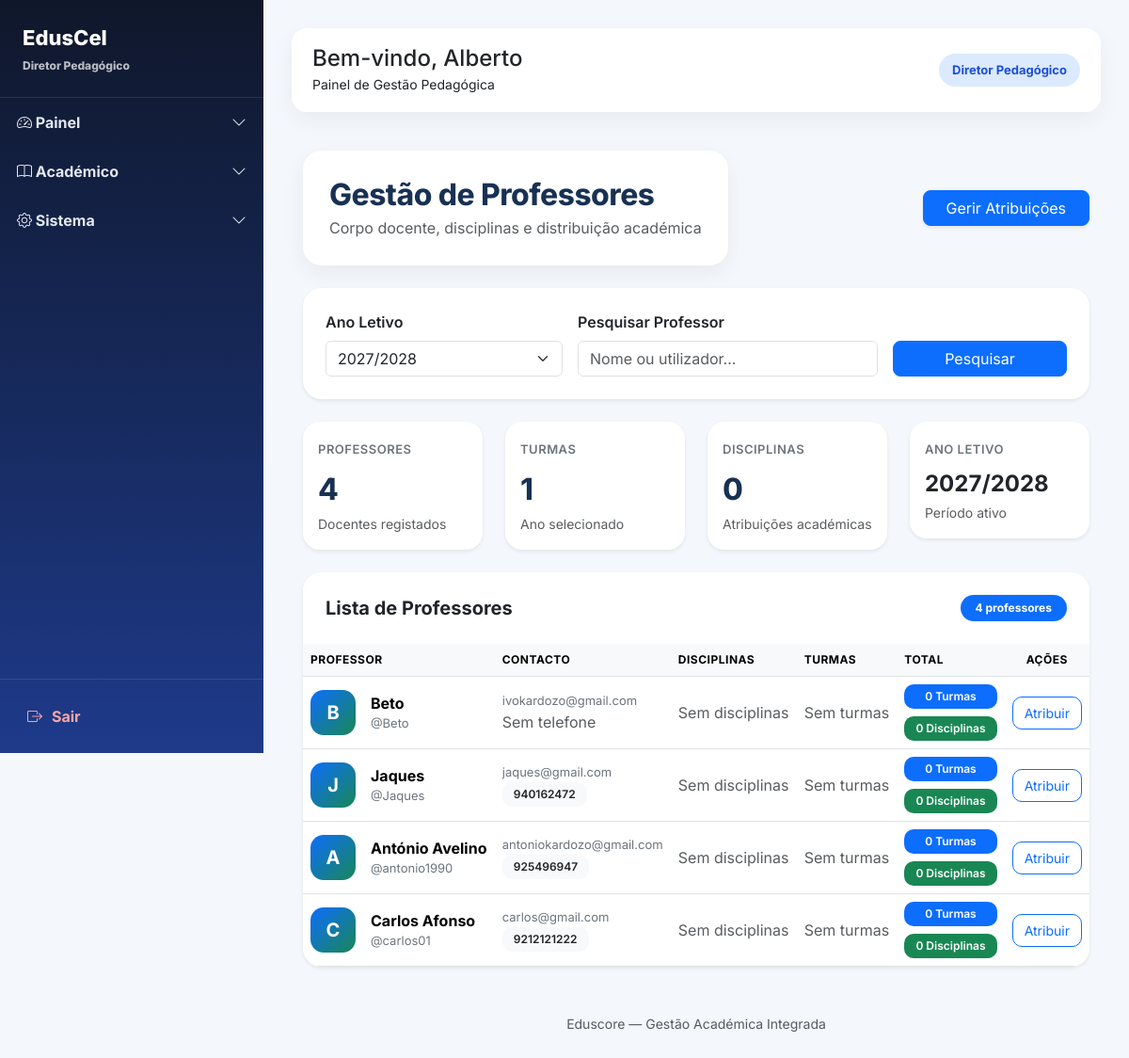
The app's page /professores/ (signed in), older data.
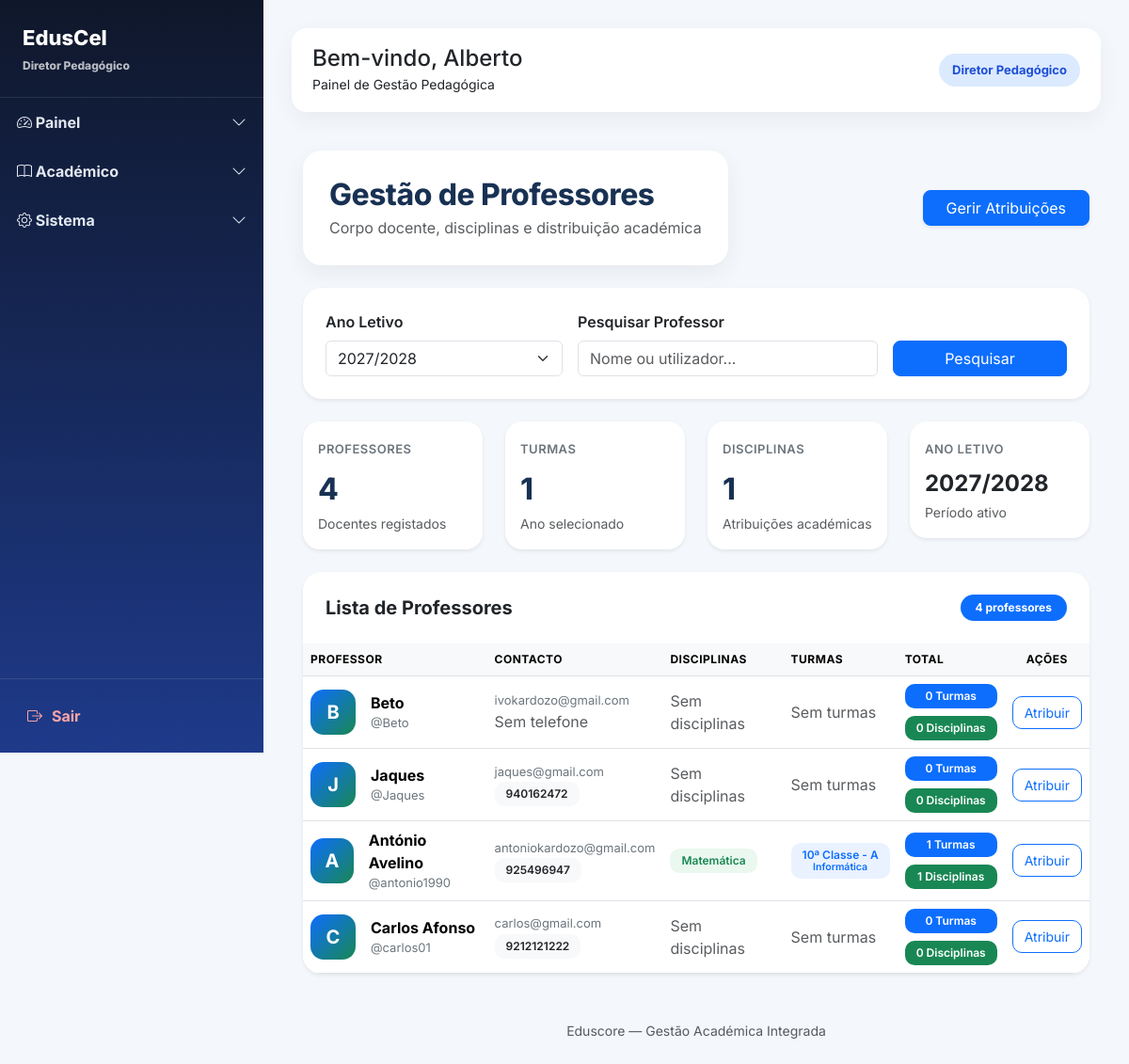
The same page, newer data.
### users/models.py (models this page shows, shortened)
class User(AbstractUser):
    ROLE_CHOICES = (
        ("SUPERADMIN", "Super Admin"),
        ("DIRETOR", "Diretor"),
        ("DIRETOR_PEDAGOGICO", "Diretor Pedagógico"),
        ("PROFESSOR", "Professor"),
        ("ALUNO", "Aluno"),
        ("FINANCEIRO", "Financeiro"),
        ("SECRETARIA", "Secretaria"),
    )
    role = models.CharField(
        max_length=25,
        choices=ROLE_CHOICES,
        default="ALUNO",
        verbose_name="Perfil"
    )
    ativo = models.BooleanField(
        default=True,
        verbose_name="Ativo"
    )
    escola = models.ForeignKey(
        "academic.Escola",
        on_delete=models.CASCADE,
        null=True,
        blank=True,
        related_name="usuarios",
        verbose_name="Escola"
    )
    telefone = models.CharField(
        max_length=20,
        unique=True,
        null=True,
        blank=True,
        verbose_name="Telefone"
    )
    telefone_verificado = models.BooleanField(
        default=False,
        verbose_name="Telefone Verificado"
    )
    email_verificado = models.BooleanField(
        default=False,
        verbose_name="Email Verificado"
    )
    criado_em = models.DateTimeField(
        auto_now_add=True,
        verbose_name="Criado em"
    )
    tentativas_login = models.PositiveIntegerField(
        default=0
    )
    bloqueado_ate = models.DateTimeField(
        null=True,
        blank=True
    )
    otp_codigo = models.CharField(
        max_length=128,
        null=True,
        blank=True,
        verbose_name="OTP"
    )
    otp_expira_em = models.DateTimeField(
        null=True,
        blank=True,
        verbose_name="Expira em"
    )
    otp_tentativas = models.PositiveIntegerField(
        default=0,
        verbose_name="Tentativas OTP"
    )
    ultimo_envio_otp = models.DateTimeField(
        null=True,
        blank=True,
        verbose_name="Último envio OTP"
    )
    objects = UserManager()

### academic/models.py (models this page shows, shortened)
class AnoLetivo(models.Model):
    nome = models.CharField(max_length=20)  # Ex: 2025/2026
    ativo = models.BooleanField(default=True)
    escola = models.ForeignKey(
        "Escola",
        on_delete=models.CASCADE,
        related_name="anos_letivos"
    )

class Disciplina(models.Model):
    nome = models.CharField(max_length=90)
    turma = models.ForeignKey(
        Turma,
        on_delete=models.CASCADE,
        related_name="disciplinas"
    )
    professor = models.ForeignKey(
        settings.AUTH_USER_MODEL,
        on_delete=models.CASCADE,
        limit_choices_to={'role': 'PROFESSOR'},
        related_name="disciplinas",
        null=True,
        blank=True
    )
    escola = models.ForeignKey(
        Escola,
        on_delete=models.CASCADE,
        related_name="disciplinas"
    )
    criada_em = models.DateTimeField(auto_now_add=True)
    class Meta:
        unique_together = ('nome', 'turma', 'escola')
        ordering = ["nome"]

class Turma(models.Model):
    CLASSE_CHOICES = [
        ('0', 'Iniciação'),
        ('1', '1ª Classe'),
        ('2', '2ª Classe'),
        ('3', '3ª Classe'),
        ('4', '4ª Classe'),
        ('5', '5ª Classe'),
        ('6', '6ª Classe'),
        ('7', '7ª Classe'),
        ('8', '8ª Classe'),
        ('9', '9ª Classe'),
        ('10', '10ª Classe'),
        ('11', '11ª Classe'),
        ('12', '12ª Classe'),
        ('13', '13ª Classe'),
    ]
    TURNOS = [
        ('MANHA', 'Manhã'),
        ('TARDE', 'Tarde'),
        ('NOITE', 'Noite'),
    ]
    classe = models.CharField(
        max_length=10,
        choices=CLASSE_CHOICES,
        verbose_name="Classe"
    )
    curso = models.ForeignKey(
        'Curso',
        on_delete=models.SET_NULL,
        null=True,
        blank=True,
        related_name="turmas",
        verbose_name="Curso"
    )
    identificador = models.CharField(
        max_length=5,
        verbose_name="Identificador da Turma"
    )
    sala = models.CharField(
        max_length=20,
        null=True,
        blank=True,
        verbose_name="Sala"
    )
    turno = models.CharField(
        max_length=10,
        choices=TURNOS,
        default='MANHA',
        verbose_name='Turno'
    )
    ano_letivo = models.ForeignKey(
        'AnoLetivo',
        on_delete=models.CASCADE,
        related_name="turmas",
        verbose_name="Ano Letivo"
    )
    escola = models.ForeignKey(
        'Escola',
        on_delete=models.CASCADE,
        related_name="turmas",
        verbose_name="Escola"
    )
    professor = models.ForeignKey(
        settings.AUTH_USER_MODEL,
        on_delete=models.SET_NULL,
        related_name="turmas",
        limit_choices_to={"role": "PROFESSOR"},
        null=True,
        blank=True,
        verbose_name="Professor Responsável"
    )
    criada_em = models.DateTimeField(
        auto_now_add=True,
        verbose_name="Data de Criação"
    )
    class Meta:
        constraints = [
            models.UniqueConstraint(
                fields=[
                    'classe',
                    'identificador',
                    'turno',
                    'ano_letivo',
                    'escola',
                    'curso'
                ],
                name='unique_turma_por_curso'
            )
        ]
        verbose_name = "Turma"
        verbose_name_plural = "Turmas"

class Curso(models.Model):
    nome = models.CharField(
        max_length=90,
        unique=True,
        verbose_name="Curso"
    )
    descricao = models.TextField(
        blank=True,
        null=True
    )
    escola = models.ForeignKey(
        'Escola',
        on_delete=models.CASCADE,
        related_name='cursos'
    )
    criado_em = models.DateTimeField(auto_now_add=True)
    class Meta:
        verbose_name = "Curso"
        verbose_name_plural = "Cursos"

### core/views.py (the view, shortened to what this page needs)
# urls.py: path('professores/', views.lista_professores, name='professores'),
@login_required
def lista_professores(request):
    if request.user.role not in [
        "DIRETOR",
        "DIRETOR_PEDAGOGICO"
    ]:
        return redirect("dashboard")
    escola = get_escola(request)
    if not escola:
        return redirect("dashboard")
    base_template = (
        "base_diretor_pedagogico.html"
        if request.user.role == "DIRETOR_PEDAGOGICO"
        else "base.html"
    )
    anos = AnoLetivo.objects.filter(
        escola=escola
    ).order_by("-nome")
    ano_id = request.GET.get("ano")
    if ano_id:
        ano_selecionado = get_object_or_404(
            AnoLetivo,
            id=ano_id,
            escola=escola
        )
    else:
        ano_selecionado = anos.filter(
            ativo=True
        ).first()
        if not ano_selecionado:
            ano_selecionado = anos.first()
    pesquisa = request.GET.get(
        "q",
        ""
    ).strip()
    professores = User.objects.filter(
        escola=escola,
        role="PROFESSOR"
    )
    if ano_selecionado:
        disciplinas_queryset = Disciplina.objects.filter(
            turma__ano_letivo=ano_selecionado,
            turma__escola=escola
        ).select_related(
            "turma",
            "turma__curso",
            "turma__ano_letivo"
        ).order_by(
            "turma__classe",
            "turma__identificador",
            "nome"
        )
    else:
        disciplinas_queryset = Disciplina.objects.none()
    professores = professores.prefetch_related(
        Prefetch(
            "disciplinas",
            queryset=disciplinas_queryset,
            to_attr="disciplinas_ano"
        )
    )
    professores = professores.annotate(
        total_disciplinas=Count(
            "disciplinas",
            filter=Q(
                disciplinas__turma__ano_letivo=ano_selecionado
            ),
            distinct=True
        ),
        total_turmas=Count(
            "disciplinas__turma",
            filter=Q(
                disciplinas__turma__ano_letivo=ano_selecionado
            ),
            distinct=True
        )
    ).order_by(
        "first_name",
        "last_name",
        "username"
    )
    for professor in professores:
        turmas = []
        for disciplina in getattr(
            professor,
            "disciplinas_ano",
            []
        ):
            if disciplina.turma not in turmas:
                turmas.append(
                    disciplina.turma
                )
        professor.turmas_ano = turmas
    total_professores = professores.count()
    if ano_selecionado:
        total_turmas = Turma.objects.filter(
            escola=escola,
            ano_letivo=ano_selecionado
        ).count()
        total_disciplinas = Disciplina.objects.filter(
            escola=escola,
            turma__ano_letivo=ano_selecionado
        ).count()
    else:
        total_turmas = 0
        total_disciplinas = 0
    contexto = {
        "base_template":
            base_template,
        "professores":
            professores,
        "anos":
            anos,
        "ano_selecionado":
            ano_selecionado,
        "pesquisa":
            pesquisa,
        "total_professores":
            total_professores,
        "total_turmas":
            total_turmas,
        "total_disciplinas":
            total_disciplinas,
    }
    return render(
        request,
        "professores.html",
        contexto
    )

### core/templates/professores.html (shortened to what this page needs)
{% extends base_template %}
{% block content %}
<div class="container-fluid py-3">
<div class="d-flex justify-content-between align-items-center mb-4">
<div class="page-header">
<h2 class="mb-1">
Gestão de Professores
</h2>
<p class="text-muted mb-0">
Corpo docente, disciplinas e distribuição académica
</p>
</div>
{% if request.user.role == "DIRETOR_PEDAGOGICO" %}
<a href="{% url 'atribuir_professor' %}"
class="btn btn-primary rounded-3 px-4 shadow-sm">
Gerir Atribuições
</a>
{% endif %}
</div>
<div class="card card-premium shadow-sm mb-4">
<div class="card-body p-4">
<form method="GET">
<div class="row g-3">
<div class="col-lg-4">
<label class="form-label fw-semibold">
Ano Letivo
</label>
<select
name="ano"
class="form-select"
onchange="this.form.submit()"
>
{% for ano in anos %}
<option value="{{ ano.id }}"
{% if ano_selecionado and ano.id == ano_selecionado.id %}
selected
{% endif %}
>
{{ ano.nome }}
</option>
{% endfor %}
</select>
</div>
<div class="col-lg-5">
<label class="form-label fw-semibold">
Pesquisar Professor
</label>
<input
type="text"
name="q"
value="{{ pesquisa }}"
class="form-control"
placeholder="Nome ou utilizador..."
>
</div>
<div class="col-lg-3 d-flex align-items-end">
<button
class="btn btn-primary w-100 rounded-3">
Pesquisar
</button>
</div>
</div>
</form>
</div>
</div>
<div class="row g-4 mb-4">
<div class="col-xl-3 col-md-6">
<div class="card stat-card shadow-sm">
<div class="card-body">
<span class="stat-label">
Professores
</span>
<div class="stat-number mt-2">
{{ total_professores }}
</div>
<small class="text-muted">
Docentes registados
</small>
</div>
</div>
</div>
<div class="col-xl-3 col-md-6">
<div class="card stat-card shadow-sm">
<div class="card-body">
<span class="stat-label">
Turmas
</span>
<div class="stat-number mt-2">
{{ total_turmas }}
</div>
<small class="text-muted">
Ano selecionado
</small>
</div>
</div>
</div>
<div class="col-xl-3 col-md-6">
<div class="card stat-card shadow-sm">
<div class="card-body">
<span class="stat-label">
Disciplinas
</span>
<div class="stat-number mt-2">
{{ total_disciplinas }}
</div>
<small class="text-muted">
Atribuições académicas
</small>
</div>
</div>
</div>
<div class="col-xl-3 col-md-6">
<div class="card stat-card shadow-sm">
<div class="card-body">
<span class="stat-label">
Ano Letivo
</span>
<div class="fw-bold fs-4 mt-2">
{% if ano_selecionado %}
{{ ano_selecionado.nome }}
{% else %}
---
{% endif %}
</div>
<small class="text-muted">
Período ativo
</small>
</div>
</div>
</div>
</div>
<div class="card card-premium shadow-sm">
<div class="card-header bg-white border-0 p-4">
<div class="d-flex justify-content-between align-items-center">
<h5 class="fw-bold mb-0">
Lista de Professores
</h5>
<span class="badge bg-primary rounded-pill px-3 py-2">
{{ total_professores }} professores
</span>
</div>
</div>
<div class="card-body p-0">
<div class="table-responsive">
<table class="table table-hover align-middle mb-0">
<thead>
<tr>
<th>
Professor
</th>
<th>
Contacto
</th>
<th>
Disciplinas
</th>
<th>
Turmas
</th>
<th>
Total
</th>
<th class="text-center">
Ações
</th>
</tr>
</thead>
<tbody>
{% for professor in professores %}
<tr>
<td>
<div class="d-flex align-items-center gap-3">
<div class="avatar-professor">
{{ professor.first_name|default:professor.username|slice:":1"|upper }}
</div>
<div>
<strong>
{% if professor.get_full_name %}
{{ professor.get_full_name }}
{% else %}
{{ professor.username }}
{% endif %}
</strong>
<div class="info-mini">
@{{ professor.username }}
</div>
</div>
</div>
</td>
<td>
<div>
{% if professor.email %}
<div class="info-mini">
{{ professor.email }}
</div>
{% else %}
<span class="text-muted">
Sem email
</span>
{% endif %}
</div>
<div>
{% if professor.telefone %}
<span class="badge bg-light text-dark badge-soft">
{{ professor.telefone }}
</span>
{% else %}
<span class="text-muted">
Sem telefone
</span>
{% endif %}
</div>
</td>
<td>
<div class="d-flex flex-wrap gap-2">
{% for disciplina in professor.disciplinas_ano %}
<span class="badge badge-disciplina badge-soft">
{{ disciplina.nome }}
</span>
{% empty %}
<span class="text-muted">
Sem disciplinas
</span>
{% endfor %}
</div>
</td>
<td>
<div class="d-flex flex-wrap gap-2">
{% for turma in professor.turmas_ano %}
<span class="badge badge-turma badge-soft">
{{ turma.get_classe_display }}
-
{{ turma.identificador }}
{% if turma.curso %}
<br>
<small>
{{ turma.curso.nome }}
</small>
{% endif %}
</span>
{% empty %}
<span class="text-muted">
Sem turmas
</span>
{% endfor %}
</div>
</td>
<td>
<div class="d-flex flex-column gap-2">
<span class="badge bg-primary badge-soft">
{{ professor.total_turmas }}
Turmas
</span>
<span class="badge bg-success badge-soft">
{{ professor.total_disciplinas }}
Disciplinas
</span>
</div>
</td>
<td class="text-center">
<div class="d-flex justify-content-center gap-2">
{% if request.user.role == "DIRETOR_PEDAGOGICO" %}
<a href="{% url 'atribuir_professor' %}"
class="btn btn-outline-primary btn-sm action-btn">
Atribuir
</a>
{% endif %}
</div>
</td>
</tr>
{% endfor %}
</tbody>
</table>
</div>
</div>
</div>
<div class="text-center mt-5 mb-3">
<small class="text-muted">
Eduscore — Gestão Académica Integrada
</small>
</div>
</div>
{% endblock %}

### core/templates/base_diretor_pedagogico.html (shortened to what this page needs)
<!DOCTYPE html>
<html lang="pt">
<head>
    <link href="https://cdn.jsdelivr.net/npm/bootstrap@5.3.2/dist/css/bootstrap.min.css" rel="stylesheet">
    <link rel="stylesheet" href="https://cdn.jsdelivr.net/npm/bootstrap-icons@1.11.1/font/bootstrap-icons.css">
</head>
<body>
<div class="sidebar">
    <div class="logo">
        EdusCel
        <small>Diretor Pedagógico</small>
    </div>
    <div class="menu">
        <button class="menu-btn" data-bs-toggle="collapse" data-bs-target="#painel">
            <span><i class="bi bi-speedometer2"></i> Painel</span>
            <i class="bi bi-chevron-down"></i>
        </button>
        <button class="menu-btn" data-bs-toggle="collapse" data-bs-target="#academico">
            <span><i class="bi bi-book"></i> Académico</span>
            <i class="bi bi-chevron-down"></i>
        </button>
        <button class="menu-btn" data-bs-toggle="collapse" data-bs-target="#sistema">
            <span><i class="bi bi-gear"></i> Sistema</span>
            <i class="bi bi-chevron-down"></i>
        </button>
    </div>
    <div class="logout-box">
        <a href="{% url 'logout' %}">
            <i class="bi bi-box-arrow-right"></i>
            Sair
        </a>
    </div>
</div>
<div class="main">
    <div class="topbar">
        <div>
            <h4 class="mb-0">
                Bem-vindo, {{ request.user.first_name|default:request.user.username }}
            </h4>
            <small>Painel de Gestão Pedagógica</small>
        </div>
        <span class="badge-role">
            Diretor Pedagógico
        </span>
    </div>
    {% block content %}
    {% endblock %}
</div>
</body>
</html>

Row changes from the older to the newer data that the page shows:
changed User "António Avelino": gains Turma (classe "10ª Classe", identificador "A", curso.nome "Informática"); total_turmas "0" → "1"; total_disciplinas "0" → "1"; no longer shows "Sem disciplinas Sem turmas"
added Disciplina: nome "Matemática", shown under User "António Avelino"
Text that changed along with them:
{{ total_disciplinas }}: "0" → "1"
